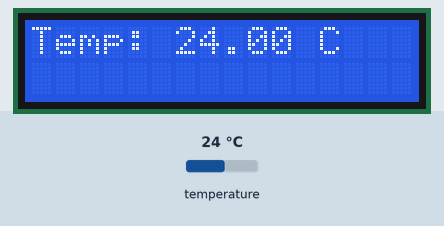
Bench run of a sketch on a simulated Arduino Uno, built with avr-gcc and run on an emulated ATmega328P. On the bench: 16×2 character LCD. The test bench sets the inputs (shaded band); at power-on: temperature 24 °C. What the sketch prints to the serial monitor is not drawn.

Above: at 3.2 s.
3.3 s: temperature set to 12 °C
At 5.8 s:
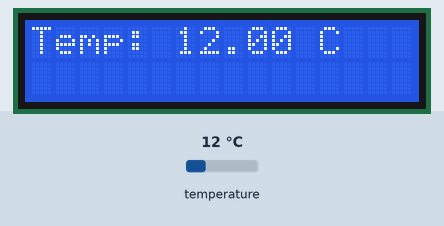
6.1 s: temperature set to 19 °C
At 7.8 s:
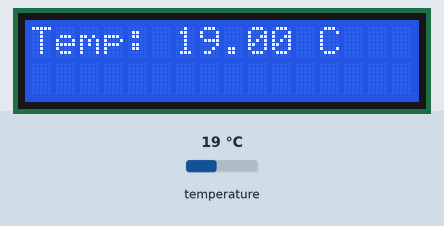
8.2 s: temperature set to 28 °C
At 11.4 s:
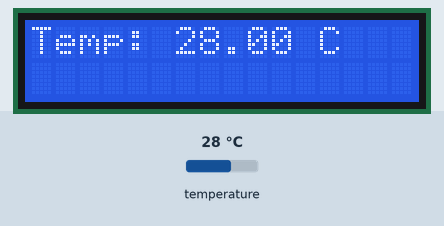
Timing chart, 0 to 12.9 s (numbered marks = the images above; inputs shaded):
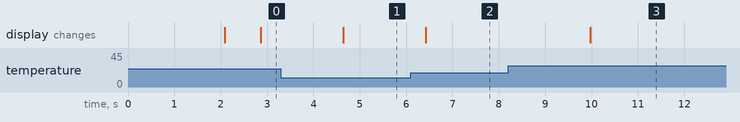

The sketch:

Practica_5.ino
```cpp
#include <OneWire.h>
#include <DallasTemperature.h>
#include <LiquidCrystal.h>
#define Pin 2

OneWire ourWire(Pin);
DallasTemperature sensors(&ourWire);
LiquidCrystal lcd(12,11,7,6,5,4);

void setup() {
  lcd.begin(16,2);
  lcd.print("Arduino");
  Serial.begin(9600);
  sensors.begin();
  delay(2000);
  lcd.clear();
}

void loop() {
  sensors.requestTemperatures();

  Serial.print(sensors.getTempCByIndex(0));
  Serial.println(" Grados centigrados");

  lcd.setCursor(0,0);
  lcd.print("Temp: ");
  lcd.print(sensors.getTempCByIndex(0));
  lcd.print(" C");

  delay(1000);

}
```

Measured:
- after the input at 3.3 s, the display: changes after 1.3 s (image 1)
- after the input at 6.1 s, the display: changes after 0.32 s (image 2)
- after the input at 8.2 s, the display: changes after 1.8 s (image 3)
